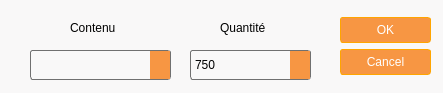
<?xml version="1.0" encoding="UTF-8"?>
<ui version="4.0">
 <class>ingredientCardDialog</class>
 <widget class="QDialog" name="ingredientCardDialog">
  <property name="geometry">
   <rect>
    <x>0</x>
    <y>0</y>
    <width>443</width>
    <height>93</height>
   </rect>
  </property>
  <property name="windowTitle">
   <string>Dialog</string>
  </property>
  <property name="styleSheet">
   <string notr="true">font-family: &quot;CoconPro&quot;;
background-color: #F9F8F8;
border-radius: 15px;</string>
  </property>
  <widget class="QLabel" name="label">
   <property name="geometry">
    <rect>
     <x>70</x>
     <y>20</y>
     <width>58</width>
     <height>16</height>
    </rect>
   </property>
   <property name="styleSheet">
    <string notr="true">font-family: &quot;CoconPro&quot;;
background-color: #F9F8F8;
border-radius: 15px;</string>
   </property>
   <property name="text">
    <string>Contenu</string>
   </property>
  </widget>
  <widget class="QComboBox" name="bottleComboBox">
   <property name="geometry">
    <rect>
     <x>30</x>
     <y>50</y>
     <width>141</width>
     <height>30</height>
    </rect>
   </property>
   <property name="styleSheet">
    <string notr="true">QComboBox {
    background-color: #F9F8F8; /* Fond gris clair */
    color: #000000; /* Texte noir */
    font-size: 12px; /* Taille de la police 12 */
    border: 1px solid #707070; /* Bordure de 1px en noir */
    border-radius: 3px; /* Coins arrondis de 2px */
    padding: 2px; /* Espacement interne */
    selection-background-color: #FFA500; /* Fond d'écran de sélection orange */
}

QComboBox::drop-down {
    background-color: #F79643; /* Couleur de fond de la flèche déroulante (même que le fond) */
    border: 0px solid #707070; /* Bordure de la flèche déroulante en noir */
    width: 20px; /* Largeur de la flèche déroulante de 20px */
	margin-right: 0px; /* Marge à droite de la flèche déroulante */
}

QComboBox::down-arrow {
    image: url(./ressources/generic/arrow_down.svg); /* Chemin relatif vers votre icône SVG */
	color: #000000; /* Couleur de la flèche en noir */
}


</string>
   </property>
  </widget>
  <widget class="QLabel" name="label_2">
   <property name="geometry">
    <rect>
     <x>220</x>
     <y>20</y>
     <width>58</width>
     <height>16</height>
    </rect>
   </property>
   <property name="styleSheet">
    <string notr="true">font-family: &quot;CoconPro&quot;;
background-color: #F9F8F8;
border-radius: 15px;</string>
   </property>
   <property name="text">
    <string>Quantité</string>
   </property>
  </widget>
  <widget class="QSpinBox" name="quantitySpinBox">
   <property name="geometry">
    <rect>
     <x>190</x>
     <y>50</y>
     <width>121</width>
     <height>30</height>
    </rect>
   </property>
   <property name="styleSheet">
    <string notr="true">QSpinBox {
    background-color: #F9F8F8; /* Fond gris clair */
    color: #000000; /* Texte noir */
    font-size: 12px; /* Taille de la police 12 */
    border: 1px solid #707070; /* Bordure de 1px en noir */
    border-radius: 3px; /* Coins arrondis de 3px */
    padding: 2px; /* Espacement interne */
    selection-background-color: transparent;
}

QSpinBox::up-button, QSpinBox::down-button {
    background-color: #F79643; /* Couleur de fond des boutons d'incrémentation/décrémentation */
    width: 20px; /* Largeur des boutons */
    border: 0px solid #707070; /* Bordure des boutons en noir */
	margin: 0px; /* Marge des boutons */
}

QSpinBox::up-button {
    subcontrol-origin: padding;
    subcontrol-position: top right;
}

QSpinBox::down-button {
    subcontrol-origin: padding;
    subcontrol-position: bottom right;
}

QSpinBox::up-arrow{
    image: url(./ressources/generic/arrow_up.svg); /* Chemin relatif vers votre icône SVG */
    color: #000000; /* Couleur des flèches en noir */
}
QSpinBox::down-arrow {
    image: url(./ressources/generic/arrow_down.svg); /* Chemin relatif vers votre icône SVG */
    color: #000000; /* Couleur des flèches en noir */
}
</string>
   </property>
   <property name="frame">
    <bool>false</bool>
   </property>
   <property name="maximum">
    <number>1000</number>
   </property>
   <property name="singleStep">
    <number>50</number>
   </property>
   <property name="value">
    <number>750</number>
   </property>
   <property name="displayIntegerBase">
    <number>10</number>
   </property>
  </widget>
  <widget class="QDialogButtonBox" name="buttonBox">
   <property name="geometry">
    <rect>
     <x>340</x>
     <y>10</y>
     <width>91</width>
     <height>71</height>
    </rect>
   </property>
   <property name="styleSheet">
    <string notr="true">/* Style pour tous les boutons QDialogButton */
QDialogButtonBox {
    background-color: transparent; /* Fond transparent */
    border: none; /* Pas de bordure */
    spacing: 10px; /* Espacement entre les boutons */
}

/* Style spécifique pour le bouton &quot;Valider&quot; */
QDialogButtonBox QPushButton:enabled {
    background-color: #F79643; /* Fond orange pour le bouton &quot;Valider&quot; */
    color: #FFFFFF; /* Texte en blanc */
    border: 1px solid #FFA500; /* Bordure orange */
    border-radius: 3px; /* Coins arrondis de 3px */
    padding: 5px 10px; /* Espacement interne */
    font-size: 12px; /* Taille de la police 12 */
}

/* Style pour les autres boutons (Annuler, etc.) */
QDialogButtonBox QPushButton:enabled:hover {
    background-color: #F79643; /* Fond orange clair au survol */
    border: 1px solid #F79643; /* Bordure orange clair au survol */
}

/* Style pour les boutons désactivés */
QDialogButtonBox QPushButton:disabled {
    background-color: transparent; /* Fond transparent pour les boutons désactivés */
    color: #C0C0C0; /* Texte en gris pour les boutons désactivés */
    border: 1px solid #C0C0C0; /* Bordure grise pour les boutons désactivés */
}
</string>
   </property>
   <property name="orientation">
    <enum>Qt::Vertical</enum>
   </property>
   <property name="standardButtons">
    <set>QDialogButtonBox::Cancel|QDialogButtonBox::Ok</set>
   </property>
   <property name="centerButtons">
    <bool>true</bool>
   </property>
  </widget>
 </widget>
 <resources/>
 <connections/>
</ui>
